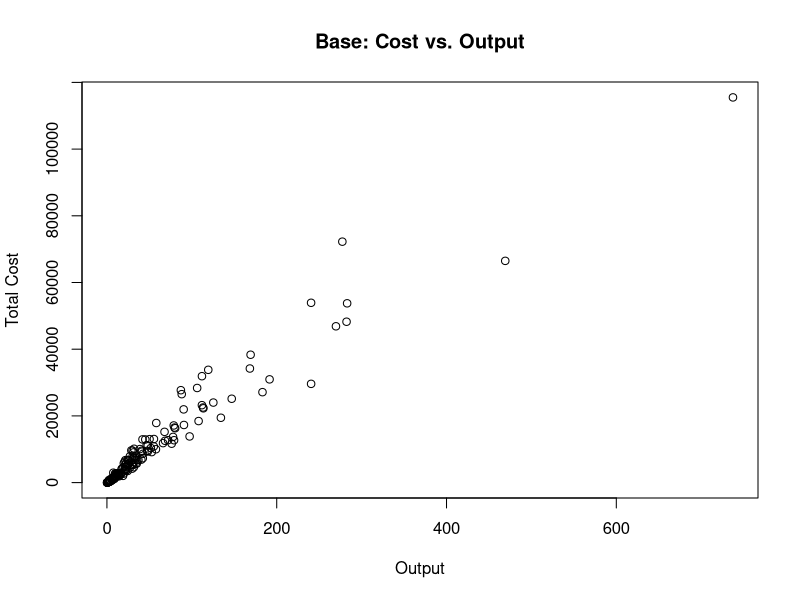
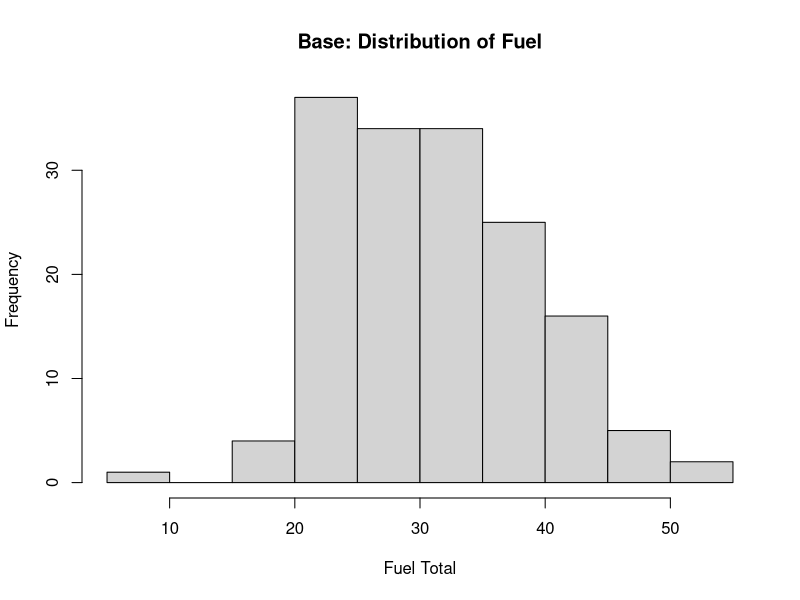
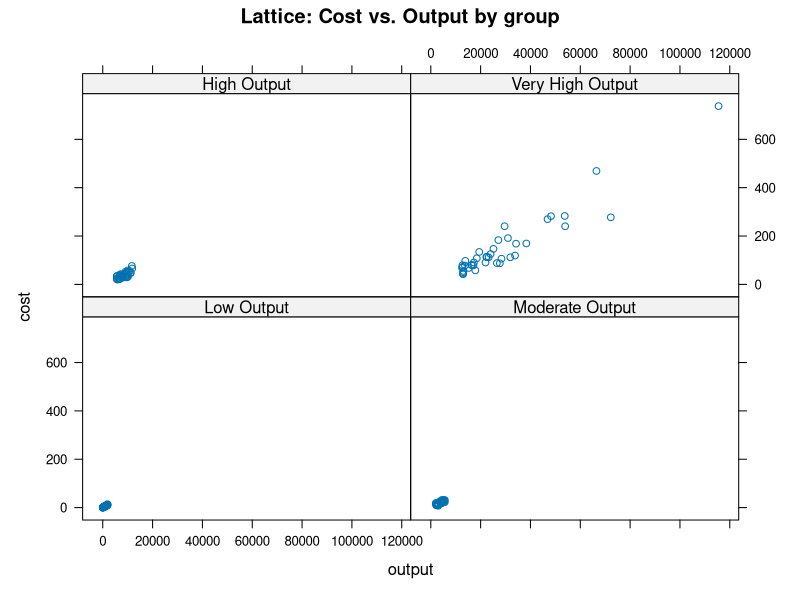
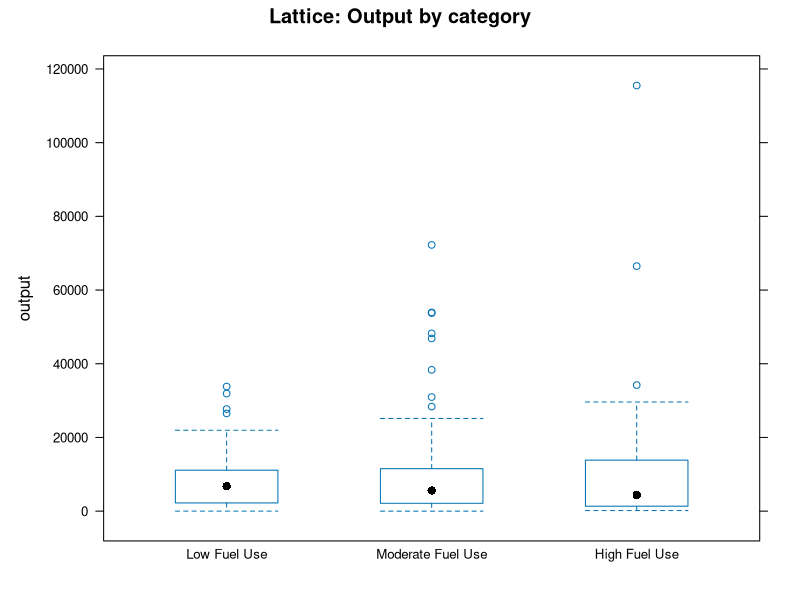
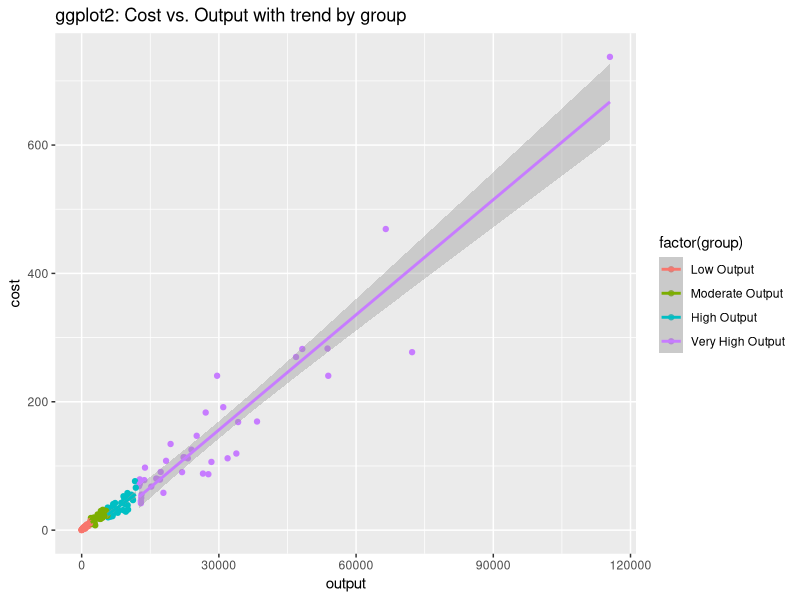
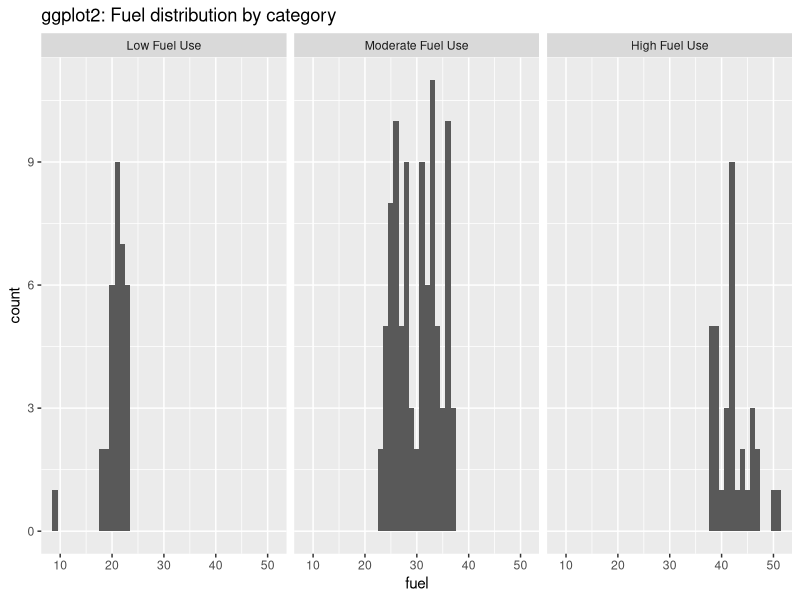

Here is the R script that generated these plots, in order:

library(ggplot2)
library(lattice)
library(AER)

data("Electricity1970", package = "AER")
head(Electricity1970)
str(Electricity1970)
summary(Electricity1970)

Electricity1970$group    <- ggplot2::cut_number(Electricity1970$output, 4)
Electricity1970$category <- ggplot2::cut_interval(Electricity1970$fuel, 3)

levels(Electricity1970$group) <- c("Low Output", "Moderate Output", "High Output", "Very High Output")
levels(Electricity1970$category) <- c("Low Fuel Use", "Moderate Fuel Use", "High Fuel Use")


# scatter plot
plot(Electricity1970$cost, Electricity1970$output,
     main   = "Base: Cost vs. Output",
     xlab   = "Output",
     ylab   = "Total Cost")

# histogram
hist(Electricity1970$fuel,
     main   = "Base: Distribution of Fuel",
     xlab   = "Fuel Total")


# conditional scatter plot
xyplot(cost ~ output | factor(group),
       data = Electricity1970,
       main = "Lattice: Cost vs. Output by group")

# box-and-whisker plot
bwplot(output ~ factor(category),
       data = Electricity1970,
       main = "Lattice: Output by category")


# scatter plot with smoothing
ggplot(Electricity1970, aes(x = output, y = cost, color = factor(group))) +
  geom_point() +
  geom_smooth(method = "lm") +
  labs(title = "ggplot2: Cost vs. Output with trend by group")

# faceted histogram
ggplot(Electricity1970, aes(fuel)) +
  geom_histogram(binwidth = 1) +
  facet_wrap(~ category) +
  labs(title = "ggplot2: Fuel distribution by category")
